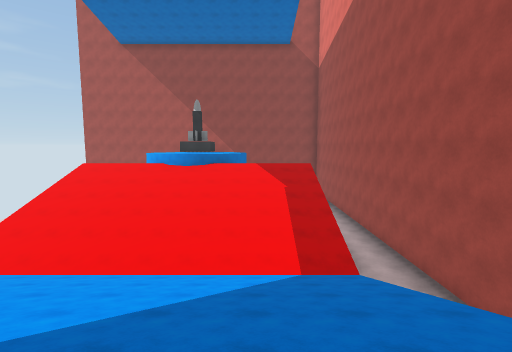
View 1 (above)

19 first-person views from a walk through a 3-D level made in the Unity game engine. The camera is 1.4 m above the floor, tilts 6° down and sees 85° across. The floor is counted in squares, 2 m on a side. Each view is taken from the middle of a square. On the plan, view 1 faces up. The plan holds only what a view shows up to about 9 squares ahead; the rest is blank.

View 2
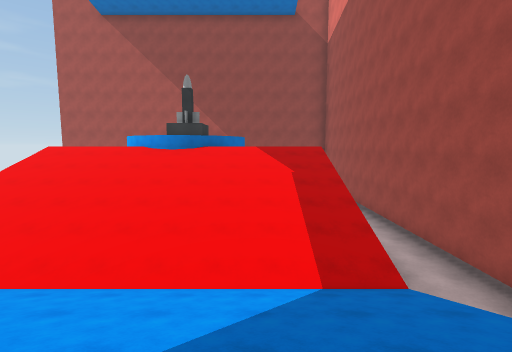

View 3
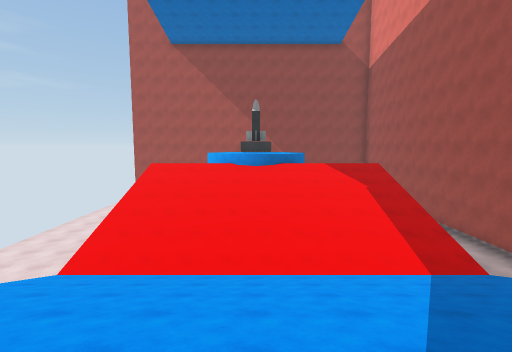

View 4
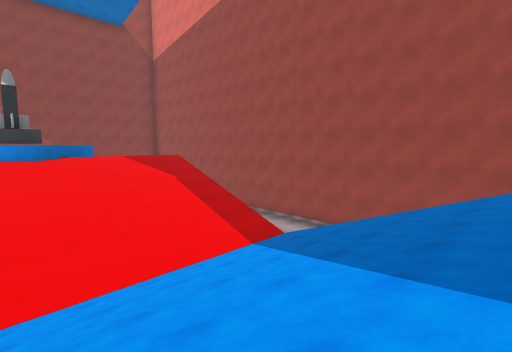

View 5
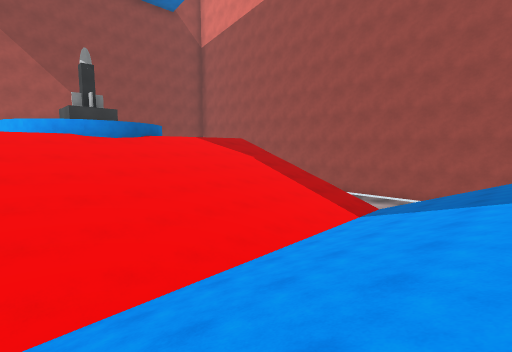

View 6
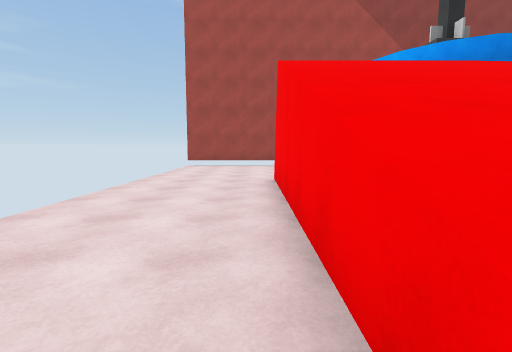

View 7
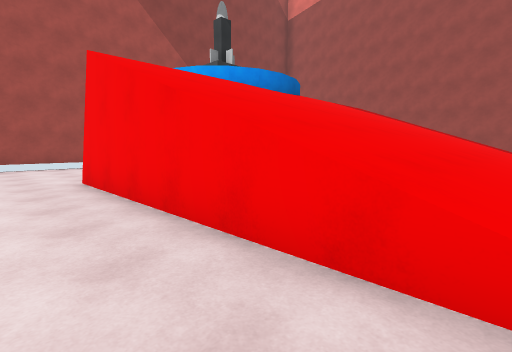

View 8
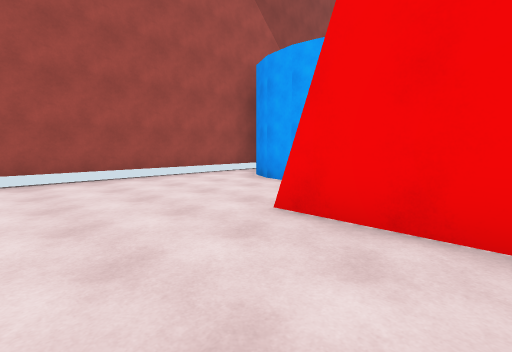

View 9
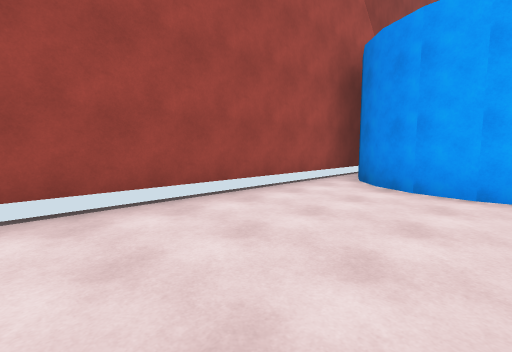

View 10
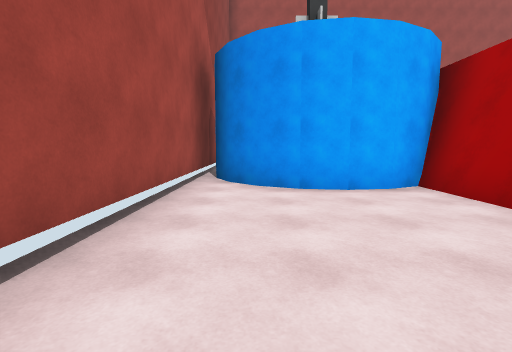

View 11
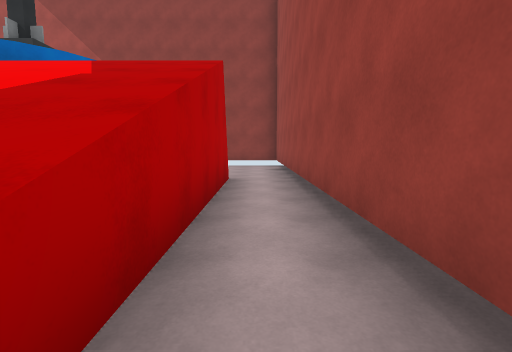

View 12
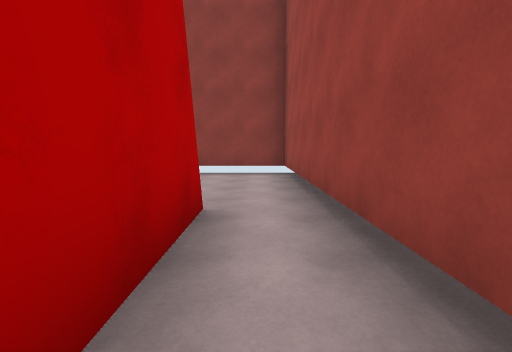

View 13
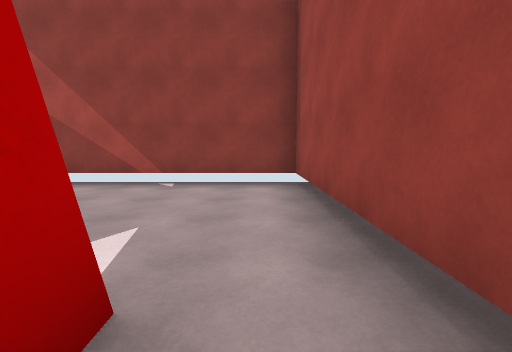

View 14
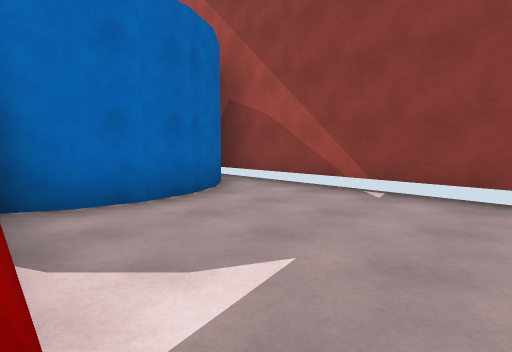

View 15
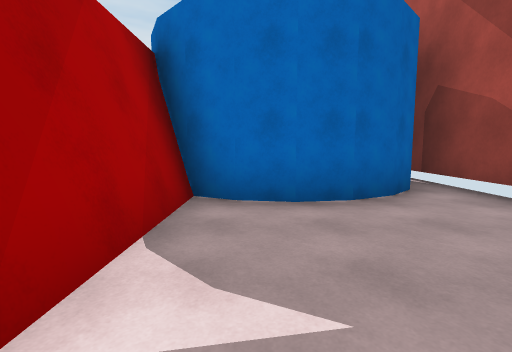

View 16
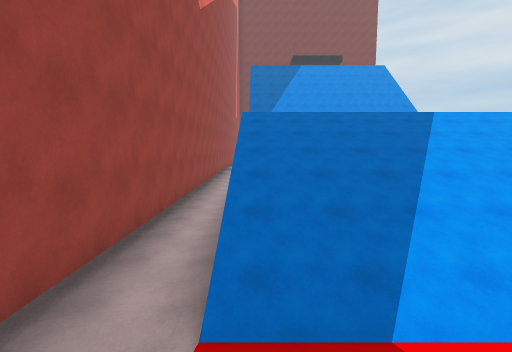

View 17
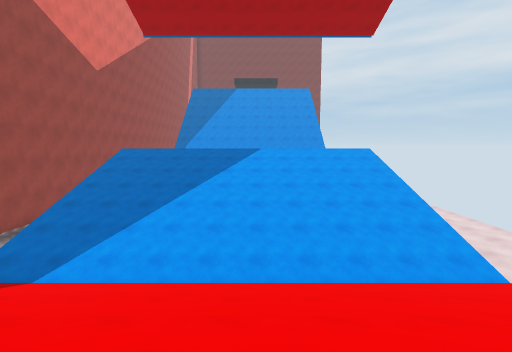

View 18
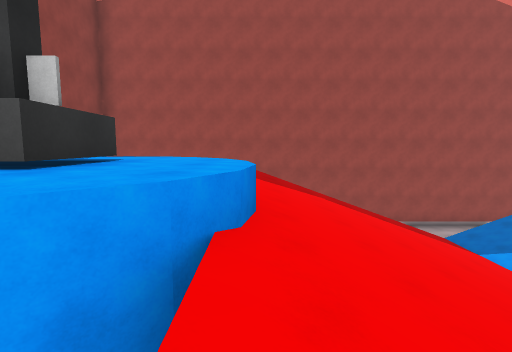

View 19
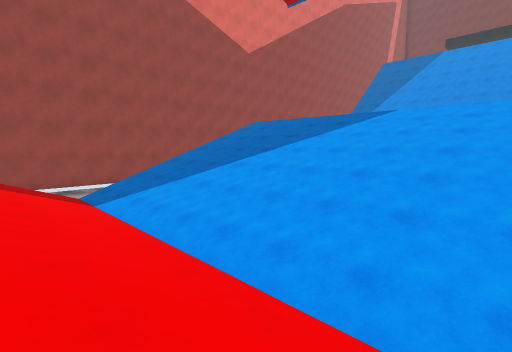

### Floor plan
Key: @ floor where view 1 was taken; # wall or solid block; . main floor; : floor 0.25 m higher than the main floor; / step, stairs or slope; = window, fence, low wall or low ledge; ^ raised ledge; v drop or lower ground.
Columns run from 10 left of view 1 to 4 right of it. Each row starts with its distance up from view 1.
 18 ###############
 17 .......#......#
 16 .....#####....#
 15 .....## ##....#
 14 .....#####....#
 13 ...##=^^^=#v#.#
 12 ...////^/////.#
 11 ...//////////.#
 10 ...//////////.#
  9 ...//////////.#
  8 ...//////////.#
  7 ...//////////.#
  6  ..::::::::::.#
  5  ..//////////.#
  4 ...//////////.#
  3 ...//////////.#
  2 ...//////////.#
  1     /////////.#
  0     //////@//.#
 -1              .#

Where each view was taken, in squares from view 1:
view 1: 0 up, 0 right, facing up
view 2: 2 up, 0 right, facing up
view 3: 0 up, 3 left, facing up
view 4: 1 up, 4 left, facing up-right
view 5: 3 up, 6 left, facing up-right
view 6: 7 up, 8 left, facing up
view 7: 7 up, 9 left, facing up-right
view 8: 11 up, 10 left, facing up-right
view 9: 14 up, 10 left, facing up-right
view 10: 16 up, 10 left, facing right
view 11: 7 up, 3 right, facing up
view 12: 10 up, 3 right, facing up
view 13: 12 up, 3 right, facing up
view 14: 13 up, 3 right, facing up-left
view 15: 14 up, 3 right, facing left
view 16: 8 up, 2 right, facing down
view 17: 11 up, 3 left, facing down
view 18: 12 up, 6 left, facing right
view 19: 8 up, 6 left, facing down-right
